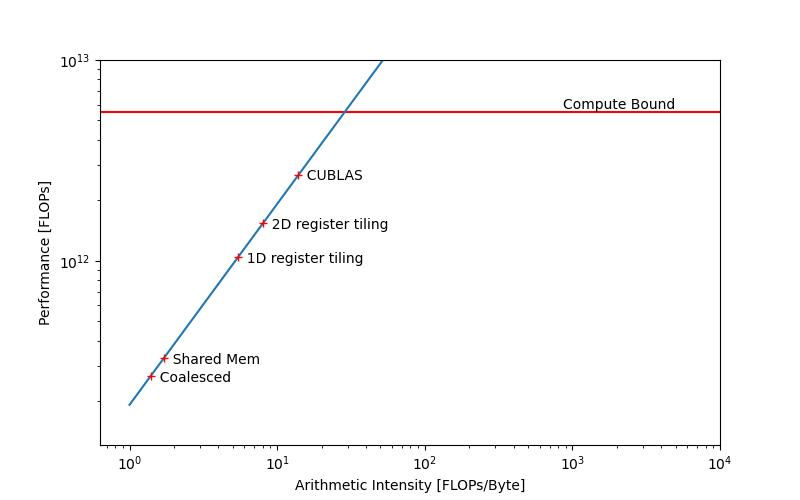

Write Python code to recreate this figure.
import matplotlib.pyplot as plt
import numpy as np


# NVIDIA GeForce RTX 3050 Mobile - specs
# https://www.techpowerup.com/gpu-specs/geforce-rtx-3050-mobile.c3788
fp32Flops = 5.501e12                    # FLOPs
bwBps = 192e9                           # Bytes/s

# Different kernels and measured time in ms
data = np.array([
    ('Naive',               71),
    ('Coalesced',            8.04),
    ('Shared Mem',           6.54),
    ('1D register tiling',   2.064),
    ('2D register tiling',   1.394),
    ('CUBLAS',               0.802)
], dtype=[('Version', 'U30'), ('Time(ms)', 'f4')])

# Draw roofline with Performance (FLOPs) and Bandwidth (Bytes/s) ceiling
exponent = 4
x = np.logspace(0.0, exponent, num=4)   # FLOPs/Byte
xmin = 0
xmax = 10**exponent
yBW = x * bwBps

fig = plt.figure(figsize=(8, 5))
plt.hlines(y=fp32Flops, xmin=0, xmax=xmax, colors='r')          # Compute bound line
plt.text((xmin+xmax)/2, fp32Flops, "Compute Bound", ha = 'right', va = 'bottom')
plt.loglog(x, yBW)                                              # Memory bound line

plt.xlim(0, xmax)
plt.ylim(0, 1e13)
plt.xlabel('Arithmetic Intensity [FLOPs/Byte]')
plt.ylabel('Performance [FLOPs]')


# Plot different kernel performance
fp32Size    = 4 # Bytes
M = N = P = 1024
AmatrixSize = M * P
BmatrixSize = P * N
CmatrixSize = M * N
sizeTotal   = AmatrixSize + BmatrixSize + CmatrixSize
totalMem    = sizeTotal * fp32Size      # total size of matrices in Bytes
totalFLOP   = M * N * (2*P)

FLOPs       = totalFLOP / (data['Time(ms)'] * 1e-3)
# print(FLOPs)
FLOPperByte = FLOPs / bwBps
# print(FLOPperByte)
plt.plot(FLOPperByte, FLOPs, 'r+')

for i in range(len(FLOPs)):
    plt.text(FLOPperByte[i], FLOPs[i], f"  {data['Version'][i]}", ha='left', va='center_baseline')

plt.savefig('roofline.png')
plt.show()
